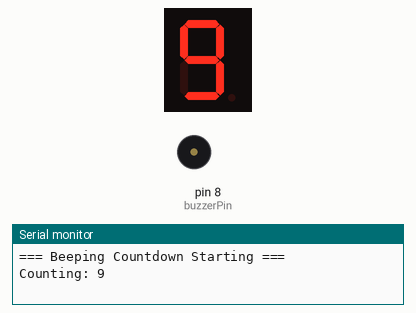
The sketch below on a simulated Arduino Uno, built with avr-gcc and run on an emulated ATmega328P. On the bench: 1-digit seven-segment display, buzzer (waves = sounding), the last lines printed to the serial monitor. Wiring (inferred from the names in the program): 1-digit 7-segment display, segments lit when HIGH: segments pin 2, pin 3, pin 4, pin 5, pin 6, pin 7, pin 9. The segment pins are drawn as the display they are named for.

Above: at 0.3 s.
At 4.3 s:
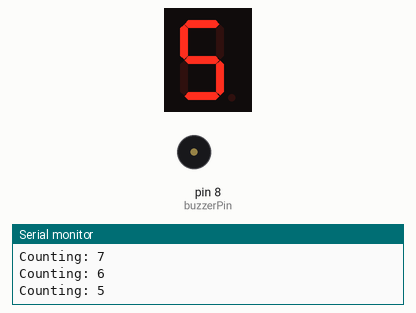
At 9.1 s:
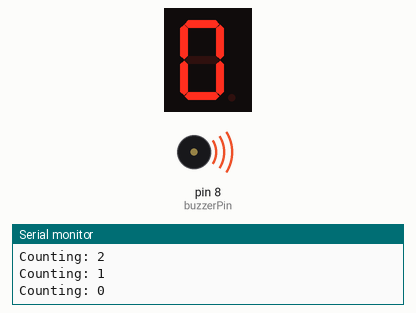
At 10.1 s:
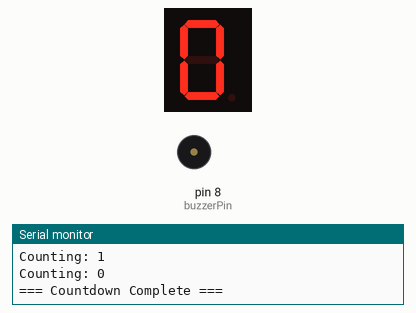
Timing chart, 0 to 11.6 s (numbered marks = the images above):
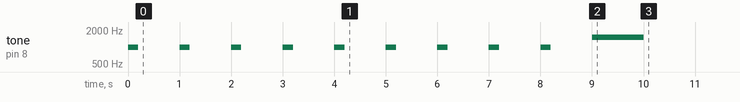

The sketch:

Arduino_assignment2.ino
```cpp
// Task 5: Putting It All Together — Beeping Countdown

// Define hardware pins
int buzzerPin = 8;
int segmentPins[] = {2, 3, 4, 5, 6, 7, 9}; // a, b, c, d, e, f, g (pin 8 is buzzer)
int numSegments = 7;

// The 2D array lookup table for each digit pattern from Task 4
// 1 = segment ON, 0 = segment OFF
byte digits[10][7] = {
  {1, 1, 1, 1, 1, 1, 0}, // 0
  {0, 1, 1, 0, 0, 0, 0}, // 1
  {1, 1, 0, 1, 1, 0, 1}, // 2
  {1, 1, 1, 1, 0, 0, 1}, // 3
  {0, 1, 1, 0, 0, 1, 1}, // 4
  {1, 0, 1, 1, 0, 1, 1}, // 5
  {1, 0, 1, 1, 1, 1, 1}, // 6
  {1, 1, 1, 0, 0, 0, 0}, // 7
  {1, 1, 1, 1, 1, 1, 1}, // 8
  {1, 1, 1, 1, 0, 1, 1}  // 9
};

// Function to display a specific digit on the 7-segment display
void showDigit(int n) {
  // Safety check: do nothing if input is out of bounds
  if (n < 0 || n > 9) return;

  // Loop through each of the 7 segments and apply the matching pattern
  for (int i = 0; i < numSegments; i++) {
    digitalWrite(segmentPins[i], digits[n][i]);
  }
}

void setup() {
  // 1. Initialize Serial communication
  Serial.begin(9600);
  Serial.println("=== Beeping Countdown Starting ===");

  // 2. Set the buzzer pin as an OUTPUT
  pinMode(buzzerPin, OUTPUT);

  // 3. Set every segment pin as an OUTPUT and ensure they start OFF
  for (int i = 0; i < numSegments; i++) {
    pinMode(segmentPins[i], OUTPUT);
    digitalWrite(segmentPins[i], LOW);
  }

  // 4. Use a while loop to count down from 9 to 1
  int count = 9;
  while (count >= 1) {
    // Print the current count to the Serial Monitor
    Serial.print("Counting: ");
    Serial.println(count);

    // Show the digit on the 7-segment display
    showDigit(count);

    // Play a short beep (1000 Hz for 200 ms)
    tone(buzzerPin, 1000, 200);

    // Wait 1 second before moving to the next step
    delay(1000);

    // Decrement the counter
    count--;
  }

  // 5. When the countdown reaches 0: show 0 on the display
  Serial.print("Counting: ");
  Serial.println(0);
  showDigit(0);

  // Play a longer "completion" tone (1500 Hz for 1000 ms)
  tone(buzzerPin, 1500, 1000);
  delay(1000); // Allow the tone and visual to be observed fully

  // Print completion message to Serial Monitor
  Serial.println("=== Countdown Complete ===");
}

void loop() {
  // loop() is intentionally left empty as everything runs once in setup()
}
```

Measured:
- what the display in image 1 shows lasts 1.0 s, from 4.0 s to 5.0 s
